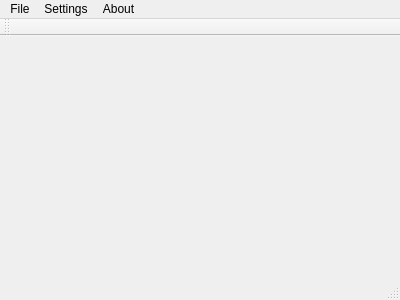
<?xml version="1.0" encoding="UTF-8"?>
<ui version="4.0">
 <class>HChartShowMainWindow</class>
 <widget class="QMainWindow" name="HChartShowMainWindow">
  <property name="geometry">
   <rect>
    <x>0</x>
    <y>0</y>
    <width>400</width>
    <height>300</height>
   </rect>
  </property>
  <property name="windowTitle">
   <string>Data Collection Visualization</string>
  </property>
  <widget class="QWidget" name="centralWidget"/>
  <widget class="QMenuBar" name="menuBar">
   <property name="geometry">
    <rect>
     <x>0</x>
     <y>0</y>
     <width>400</width>
     <height>22</height>
    </rect>
   </property>
   <widget class="QMenu" name="menuFile">
    <property name="title">
     <string>File</string>
    </property>
    <addaction name="actionExport"/>
    <addaction name="separator"/>
    <addaction name="actionExit"/>
   </widget>
   <widget class="QMenu" name="menuHelp">
    <property name="title">
     <string>Settings</string>
    </property>
    <addaction name="actionSample_Set"/>
    <addaction name="actionCommunication"/>
    <addaction name="actionCollection_Settings"/>
   </widget>
   <widget class="QMenu" name="menuHelp_2">
    <property name="title">
     <string>About</string>
    </property>
    <addaction name="actionabout_this"/>
   </widget>
   <addaction name="menuFile"/>
   <addaction name="menuHelp"/>
   <addaction name="menuHelp_2"/>
  </widget>
  <widget class="QToolBar" name="mainToolBar">
   <attribute name="toolBarArea">
    <enum>TopToolBarArea</enum>
   </attribute>
   <attribute name="toolBarBreak">
    <bool>false</bool>
   </attribute>
  </widget>
  <widget class="QStatusBar" name="statusBar"/>
  <action name="actionExport">
   <property name="text">
    <string>Export</string>
   </property>
  </action>
  <action name="actionExit">
   <property name="text">
    <string>Exit</string>
   </property>
  </action>
  <action name="actionSample_Set">
   <property name="text">
    <string>Sample</string>
   </property>
  </action>
  <action name="actionView">
   <property name="text">
    <string>View </string>
   </property>
  </action>
  <action name="actionCommunication">
   <property name="text">
    <string>Communication</string>
   </property>
  </action>
  <action name="actionabout_this">
   <property name="text">
    <string>about this</string>
   </property>
  </action>
  <action name="actionCollection_Settings">
   <property name="text">
    <string>Collection Settings</string>
   </property>
  </action>
 </widget>
 <layoutdefault spacing="6" margin="11"/>
 <resources/>
 <connections/>
</ui>
